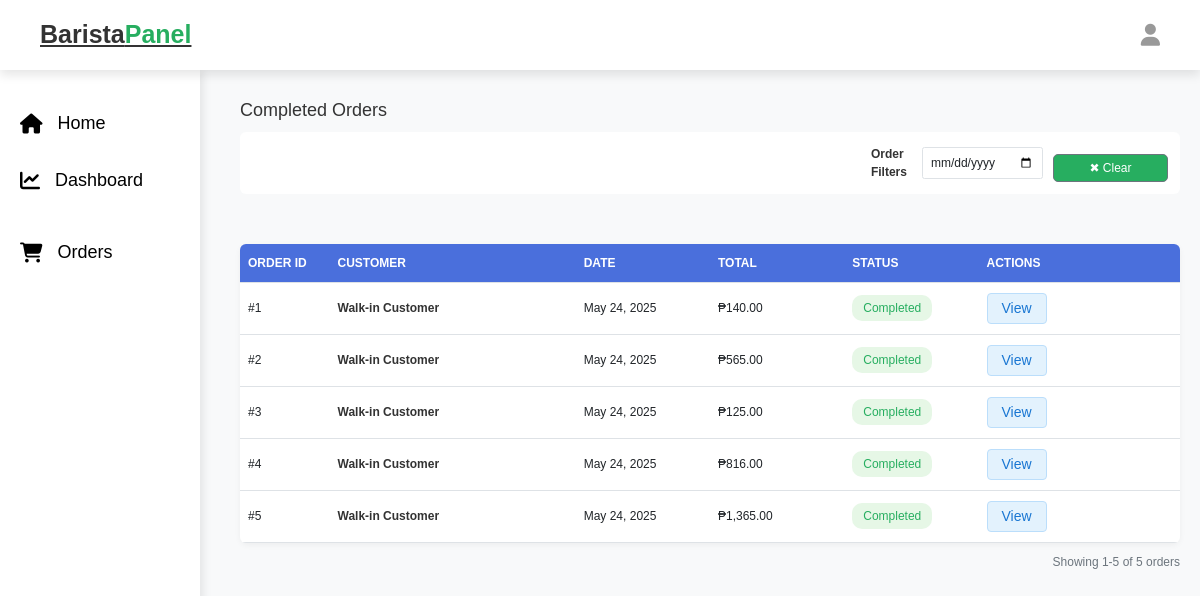
Page /barista_orders.php (signed in) on the committed database.
### tables this page shows
CREATE TABLE `orders` (
  `id` int NOT NULL,
  `user_id` int NOT NULL,
  `name` varchar(100) NOT NULL,
  `number` varchar(12) NOT NULL,
  `email` varchar(100) NOT NULL,
  `method` varchar(50) NOT NULL,
  `address` varchar(500) NOT NULL,
  `payment_status` varchar(20) NOT NULL DEFAULT 'on Queue',
  `cashier` text,
  `receipt` varchar(255) DEFAULT NULL,
  `barista` text,
  `type` enum('coffee','online') NOT NULL DEFAULT 'coffee',
  `placed_on` timestamp NOT NULL
);

### barista_orders.php (the view, shortened to what this page needs)
<?php
@include 'config.php';
$cashier_name = $_SESSION['barista_name'] ?? 'Unknown';
$select_orders = $conn->prepare("
    SELECT
        o.id AS order_id,
        o.name,
        o.email,
        o.placed_on,
        o.payment_status,
        o.type,
        GROUP_CONCAT(op.product_id) AS product_ids,
        (SELECT SUM(op2.subtotal) FROM `order_products` op2 WHERE op2.order_id = o.id) AS total_price
    FROM `orders` o
    LEFT JOIN `order_products` op ON o.id = op.order_id
    WHERE o.payment_status = ?  AND o.barista = ?  AND o.type = 'coffee'
    GROUP BY o.id
");
$select_orders->execute(['completed', $cashier_name]);
$orders = $select_orders->fetchAll(PDO::FETCH_ASSOC);
$formatted_orders = [];
foreach ($orders as $order) {
    $formatted_orders[] = [
        'order_id' => $order['order_id'],
        'name' => htmlspecialchars($order['name']),
        'email' => htmlspecialchars($order['email']),
        'placed_on' => date('M d, Y', strtotime($order['placed_on'])),
        'payment_status' => htmlspecialchars($order['payment_status']),
        'total_price' => number_format($order['total_price'], 2),
        'products' => array_filter(array_map(function ($product_id) use ($conn, $order) {
            $select_product = $conn->prepare("SELECT * FROM `products` WHERE id = ?");
            $select_product->execute([$product_id]);
            $product = $select_product->fetch(PDO::FETCH_ASSOC);
            $select_order_product = $conn->prepare("SELECT * FROM `order_products` WHERE order_id = ? AND product_id = ?");
            $select_order_product->execute([$order['order_id'], $product_id]);
            $order_product = $select_order_product->fetch(PDO::FETCH_ASSOC);
            $product['quantity'] = $order_product['quantity'];
            $product['subtotal'] = $order_product['subtotal'];
            return [
                'id' => $product['id'],
                'name' => htmlspecialchars($product['name'] ?? '', ENT_QUOTES, 'UTF-8'),
                'quantity' => htmlspecialchars($product['quantity'] ?? '0', ENT_QUOTES, 'UTF-8'),
                'price' => number_format($product['price'] ?? 0, 2),
                'subtotal' => number_format($product['subtotal'] ?? 0, 2),
                'cup_sizes' => json_decode($order_product['cup_sizes'] ?? '[]', true) ?: [],
                'ingredients' => array_map(function ($ingredient) {
                    return [
                        'name' => htmlspecialchars($ingredient['name'] ?? '', ENT_QUOTES, 'UTF-8'),
                        'level' => htmlspecialchars($ingredient['level'] ?? '', ENT_QUOTES, 'UTF-8')
                    ];
                }, json_decode($order_product['ingredients'] ?? '[]', true) ?: []),
                'add_ons' => array_map(function ($addOn) {
                    return [
                        'name' => htmlspecialchars($addOn['name'] ?? '', ENT_QUOTES, 'UTF-8'),
                        'price' => number_format($addOn['price'] ?? 0, 2)
                    ];
                }, json_decode($order_product['add_ons'] ?? '[]', true) ?: []),
            ];
        }, explode(',', $order['product_ids'])))
    ];
}
$orders = $formatted_orders;
?>
<!DOCTYPE html>
<html lang="en">
<head>
    <link rel="stylesheet" href="https://cdnjs.cloudflare.com/ajax/libs/font-awesome/6.1.1/css/all.min.css">
    <link rel="stylesheet" href="https://cdn.jsdelivr.net/npm/bootstrap@5.3.0/dist/css/bootstrap.min.css">
    <link rel="stylesheet" href="css/admin_style.css">
</head>
<body>
    <?php include 'barista_header.php'; ?>
    <div class="admin-container">
        <div class="d-flex justify-content-between align-items-center mb-3">
            <h2 class="mb-0" style="font-size: 18px;">Completed Orders</h2>
        </div>
        <div class="filter-section">
            <div class="filter-container">
                <label class="me-2 fw-bold" style="font-size: 12px;">Order Filters</label>
                <input type="date" class="form-control form-control-sm" style="width: 140px;" id="dateFilter">
                <button class="btn btn-sm btn-outline-secondary" style="font-size: 12px;" id="clearFilters">✖
                    Clear</button>
            </div>
        </div>
        <div class="card">
            <div class="table-responsive">
                <table class="table table-hover">
                    <thead>
                        <tr>
                            <th style="width: 8%">ORDER ID</th>
                            <th style="width: 22%">CUSTOMER</th>
                            <th style="width: 12%">DATE</th>
                            <th style="width: 12%">TOTAL</th>
                            <th style="width: 12%">STATUS</th>
                            <th style="width: 18%">ACTIONS</th>
                        </tr>
                    </thead>
                    <tbody>
                        <?php if (!empty($orders)): ?>
                            <?php foreach ($orders as $order): ?>
                                <?php
                                $status_class = $order['payment_status'] == 'completed' ? 'status-completed' : 'status-pending';
                                $order_date = date('M d, Y', strtotime($order['placed_on']));
                                ?>
                                <tr data-id="<?= $order['order_id'] ?>" data-status="<?= $order['payment_status'] ?>"
                                    data-date="<?= date('Y-m-d', strtotime($order['placed_on'])) ?>">
                                    <td>#<?= $order['order_id'] ?></td>
                                    <td>
                                        <div class="fw-semibold" style="font-size: 12px;">
                                            <?= htmlspecialchars($order['name']) ?>
                                        </div>
                                    </td>
                                    <td><?= $order_date ?></td>
                                    <td>₱<?= number_format((float) str_replace(',', '', $order['total_price']), 2) ?></td>
                                    <td>
                                        <span class="status-badge <?= $status_class ?>">
                                            <?= ucfirst($order['payment_status']) ?>
                                        </span>
                                    </td>
                                    <td>
                                        <button class="action-btn btn-view" data-bs-toggle="modal"
                                            data-bs-target="#viewOrderModal-<?= $order['order_id'] ?>">
                                            View
                                        </button>
                                    </td>
                                </tr>
                            <?php endforeach; ?>
                        <?php else: ?>
                            <tr>
                                <td colspan="6" class="empty-orders">No orders placed yet!</td>
                            </tr>
                        <?php endif; ?>
                    </tbody>
                </table>
            </div>
        </div>
        <div class="pagination-info">
            Showing <?= !empty($orders) ? '1-' . count($orders) : '0' ?> of <?= count($orders) ?> orders
        </div>
    </div>
</body>
</html>

### barista_header.php (shortened to what this page needs)
<!DOCTYPE html>
<html lang="en">
<head>
   <link rel="stylesheet" href="css/admin_header.css">
</head>
<body>
   <header class="header">
      <div class="flex">
         <a href="barista_page.php" class="logo">Barista<span>Panel</span></a>
         <div class="icons">
            <div id="user-btn" class="fas fa-user"></div>
         </div>
      </div>
   </header>
   <?php include 'barista_sidebar.php'; ?>
</body>
</html>

### barista_sidebar.php (shortened to what this page needs)
<!DOCTYPE html>
<html lang="en">
<head>
   <link rel="stylesheet" href="css/admin_sidebar.css">
</head>
<body>
<aside class="sidebar">
   <nav class="navbar">
      <a href="barista_page.php"><i class="fas fa-home"></i> Home</a>
      <div class="dropdown menu-section">
         <a href="#" class="dropdown-btn"><i class="fas fa-chart-line"></i> Dashboard</a>
      </div>
      <div class="dropdown menu-section">
         <a href="#" class="dropdown-btn"><i class="fas fa-shopping-cart"></i> Orders</a>
      </div>
   </nav>
</aside>
</body>
</html>

### css/admin_header.css (style rules this page uses)
.header { width: 100%; height: 70px; background-color: white; color: #fff; display: flex; align-items: center; justify-content: space-between; padding: 0 20px; position: fixed; top: 0; left: 0; z-index: 1001; }
.header .logo { font-size: 24px; font-weight: bold; color: #333; }
.header .logo span { color: #0f0; }
.header .icons { display: flex; align-items: center; gap: 15px; }
.header .icons #user-btn { font-size: 22px; cursor: pointer; color: #999; }
.flex { width: 100%; display: flex; justify-content: space-between; align-items: center; }

### css/admin_sidebar.css (style rules this page uses)
.sidebar { width: 200px; height: calc(100vh - 70px); background-color: white; color: #000; position: fixed; top: 70px; left: 0; display: flex; flex-direction: column; padding-top: 20px; box-shadow: 2px 0 10px rgba(0, 0, 0, 0.1); z-index: 1000; }
.sidebar .navbar a { color: #000; text-decoration: none; padding: 15px 20px; display: flex; align-items: center; font-size: 18px; transition: background 0.3s, padding-left 0.3s; }
.sidebar .navbar a i { margin-right: 15px; font-size: 20px; color: #000; }
.menu-section { margin-bottom: 15px; display: block; }
.dropdown-btn i { color: darkgreen; }
.sidebar { max-height: 100vh; overflow-y: auto; scrollbar-width: thin; scrollbar-color: darkgreen #f1f1f1; }

### css/components.css (style rules this page uses)
:root { --green:#27ae60; --orange:#f39c12; --red:#e74c3c; --black:#333; --light-color:#666; --white:#fff; --light-bg:#f6f6f6; --border:.2rem solid var(--black); --box-shadow:0 .5rem 1rem rgba(0,0,0,.1); }
* { font-family: 'Nabla', sans-serif; margin:0; padding:0; box-sizing: border-box; outline: none; border:none; text-decoration: none; color:var(--black); }
body { background-color: var(--light-bg); }
html { font-size: 62.5%; overflow-x: hidden; scroll-behavior: smooth; scroll-padding-top: 6.5rem; }
.btn, .delete-btn, .option-btn { display: block; width: 100%; margin-top: 1rem; border-radius: .5rem; color:var(--white); font-size: 2rem; padding:1.3rem 3rem; text-transform: capitalize; cursor: pointer; text-align: center; }
.btn { background-color: var(--green); }
.header { background: var(--white); position: sticky; top:0; left:0; right:0; z-index: 1000; box-shadow: var(--box-shadow); }
.header .flex { display: flex; align-items: center; justify-content: space-between; padding:2rem; margin: 0 auto; max-width: 1200px; position: relative; }
.header .flex .logo { font-size: 2.5rem; color:var(--black); margin-right: 100px; }
.header .flex .logo span { color:var(--green); }
.header .flex .icons > * { font-size: 2.5rem; color:var(--light-color); cursor: pointer; margin-left: 1.5rem; }

### barista_orders.php (style rules this page uses)
body { font-family: 'Segoe UI', Tahoma, Geneva, Verdana, sans-serif; background-color: #f8f9fa; font-size: 14px; }
.admin-container { margin-left: 220px; padding: 20px; margin-top: 80px; }
.card { border-radius: 8px; box-shadow: 0 2px 6px rgba(0, 0, 0, 0.05); border: none; margin-top: 50px; }
.table-responsive { border-radius: 6px; overflow: hidden; }
.table { margin-bottom: 0; width: 100%; table-layout: fixed; }
.table thead th { background-color: #4a6fdc; color: white; font-weight: 600; padding: 10px 8px; font-size: 12px; white-space: nowrap; }
.table tbody td { padding: 10px 8px; vertical-align: middle; font-size: 12px; word-wrap: break-word; }
.status-badge { padding: 4px 8px; border-radius: 10px; font-size: 12px; font-weight: 500; display: inline-block; min-width: 80px; text-align: center; }
.status-completed { background-color: #e6f7e6; color: #27ae60; }
.action-btn { padding: 4px 8px; border-radius: 4px; font-size: 14px; margin-right: 4px; display: inline-block; text-align: center; min-width: 60px; border: 1px solid transparent; cursor: pointer; }
.btn-view { background-color: #e3f2fd; color: #1976d2; border-color: #bbdefb; }
.filter-section { background-color: white; padding: 12px; border-radius: 6px; margin-bottom: 15px; display: flex; justify-content: flex-end; }
.filter-container { display: flex; align-items: center; gap: 10px; }
.pagination-info { font-size: 12px; color: #6c757d; margin-top: 10px; text-align: right; }
.form-control, .form-select { font-size: 12px; padding: 5px 8px; height: 32px; }
.btn-sm { padding: 4px 8px; font-size: 12px; }

### rows in the picture
orders: id "1", name "Walk-in Customer", order_date "May 24, 2025", total_price "140.00", payment_status "Completed"
orders: id "2", name "Walk-in Customer", order_date "May 24, 2025", total_price "565.00", payment_status "Completed"
orders: id "3", name "Walk-in Customer", order_date "May 24, 2025", total_price "125.00", payment_status "Completed"
orders: id "4", name "Walk-in Customer", order_date "May 24, 2025", total_price "816.00", payment_status "Completed"
orders: id "5", name "Walk-in Customer", order_date "May 24, 2025", total_price "1,365.00", payment_status "Completed"

### other values in the picture
count($orders) "5"
